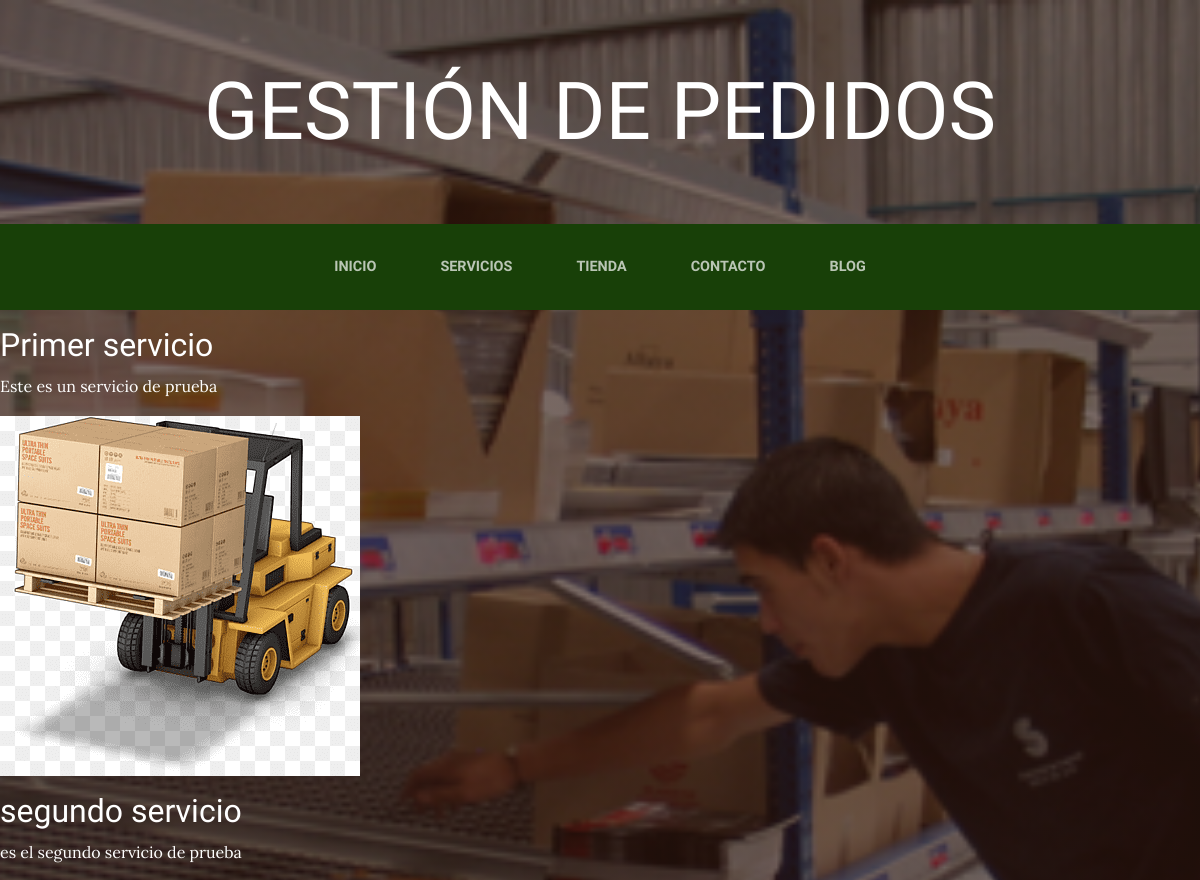
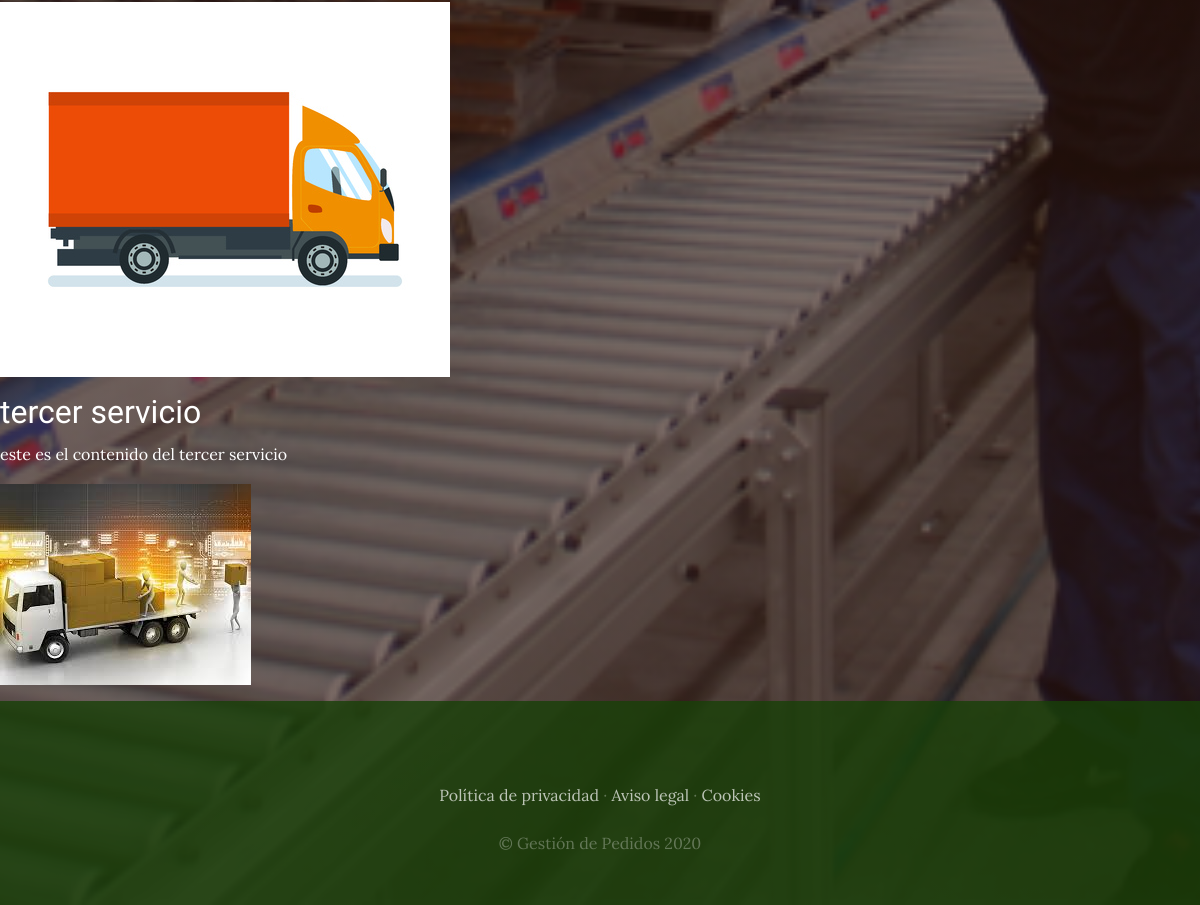
The app's page /servicios/ with its own data (2 pictures, top to bottom).
### Servicios/models.py (models this page shows, shortened)
class servicio(models.Model):
    titulo=models.CharField(max_length=50)
    contenido=models.CharField(max_length=50)
    imagen=models.ImageField(upload_to='servicios')
    created=models.DateTimeField(auto_now_add=True)
    updated=models.DateTimeField(auto_now_add=True)
    class meta:
        verbose_name='servicio'
        verbose_name_plural='servicios'

### Servicios/views.py (the view)
# urls.py: path('servicios/',include('Servicios.urls')),
def servicios(request):
    servicios=servicio.objects.all()
    return render(request,"Servicios/servicios.html",{"servicios":servicios})

### Servicios/templates/servicios/servicios.html (shortened to what this page needs)
{%extends "ProyectoWebApp/base.html" %}
{%load static%}
{%block content%}
  {% for servicio in servicios%}
  <div>
    <p>
    <h2 style="color:white">{{servicio.titulo}}</h2>
    <p style="color:white">{{servicio.contenido}}</p>
    <p> <img src="{{servicio.imagen.url}}">      </p>
  </p>
</div>
{%endfor%}
{%endblock%}

### ProyectoWebApp/templates/ProyectoWebApp/base.html (shortened to what this page needs)
<html>
<head>
{% load static %}
    <link href="{%static 'ProyectoWebApp/vendor/bootstrap/css/bootstrap.min.css'%}" rel="stylesheet">
    <link href="{%static 'ProyectoWebApp/css/gestion.css'%}" rel="stylesheet">
</head>
<body>
    <h1 class="site-heading text-center text-white d-none d-lg-block">
        <span class="site-heading-lower">Gestión de Pedidos</span>
      </h1>
 <nav class="navbar navbar-expand-lg navbar-dark py-lg-4" id="mainNav">
    <div class="container">
      <div class="collapse navbar-collapse" id="navbarResponsive">
        <ul class="navbar-nav mx-auto">
          <li class="nav-item {% if request.path == '/' %} active {%endif%} px-lg-4">
            <a class="nav-link text-uppercase text-expanded" href="{% url 'home'%}">Inicio</a>
          </li>
          <li class="nav-item {% if request.path == '/Servicios' %} active {%endif%} px-lg-4">
            <a class="nav-link text-uppercase text-expanded" href="{% url 'servicios'%}">Servicios</a>
          </li>
          <li class="nav-item {% if request.path == '/tienda' %} active {%endif%}  px-lg-4">
            <a class="nav-link text-uppercase text-expanded" href="{% url 'tienda'%}">Tienda</a>
          </li>
          <li class="nav-item {% if request.path == '/contacto' %} active {%endif%}  px-lg-4">
            <a class="nav-link text-uppercase text-expanded" href="{% url 'contacto'%}">Contacto</a>
          </li>
          <li class="nav-item {% if request.path == '/blog' %} active {%endif%}  px-lg-4">
            <a class="nav-link text-uppercase text-expanded" href="{% url 'blog'%}">Blog</a>
          </li>
        </ul>
      </div>
    </div>
  </nav>
  {% block content%}
  {%endblock%}
    <footer class="footer text-faded text-center py-5">
      <div class="container">
        <p class="m-0 mbt">
        	<a href="sample.html" class="link">Política de privacidad</a> ·
        	<a href="sample.html" class="link">Aviso legal</a> ·
        	<a href="sample.html" class="link">Cookies</a>
		</p>
        <p class="m-0 mbt1">&copy; Gestión de Pedidos 2020</p>
      </div>
	</footer>
</body>
</html>

### ProyectoWebApp/static/ProyectoWebApp/css/gestion.css (style rules this page uses)
body { font-family: 'Lora'; background: linear-gradient(rgba(47, 23, 15, 0.65), rgba(47, 23, 15, 0.65)), url("../img/bg_main.jpg"); background-attachment: fixed; background-position: center; background-size: cover; }
h1, h2, h3, h4, h5, h6 { font-family: 'Raleway'; }
p { line-height: 1.75; }
.text-faded { color: rgba(255, 255, 255, 0.3); }
.site-heading { margin-top: 5rem; margin-bottom: 5rem; text-transform: uppercase; line-height: 1; font-family: 'Raleway'; }
.site-heading .site-heading-lower { font-size: 5rem; font-weight: 100; line-height: 4rem; }
#mainNav { background-color: rgba(24, 64, 8); font-family: 'Raleway'; }
#mainNav .navbar-nav .nav-item .nav-link { color: rgba(255, 255, 255, 0.7); font-weight: 800; }
@media (min-width: 992px) { #mainNav .navbar-nav .nav-item .nav-link { font-size: 0.9rem; } }
.footer { background-color: rgba(24, 64, 8, 0.8); }
.mbt { padding-top: 2rem; }
.mbt1 { padding-top: 1.25rem; }
a.link { color: rgba(255, 255, 255, 0.7); }

### records on screen
servicio: titulo "Primer servicio", contenido "Este es un servicio de prueba", imagen (picture)
servicio: titulo "segundo servicio", contenido "es el segundo servicio de prueba", imagen (picture)
servicio: titulo "tercer servicio", contenido "este es el contenido del tercer servicio", imagen (picture)
